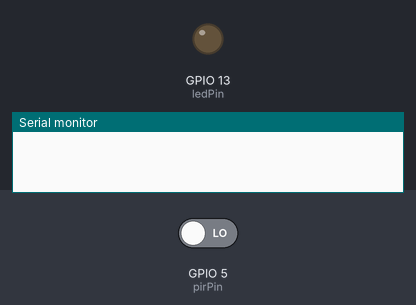
This sketch was run on a simulated ESP8266 (NodeMCU). On the bench: output pins drawn as LEDs (lit = HIGH), the last lines printed to the serial monitor. The inputs (shaded band) are chosen by the test bench; at power-on: GPIO 5 (pirPin) LOW. WiFi joins after 1.5 s; servers stay silent unless stated.

Above: at 3.0 s.
3.1 s: GPIO 5 (pirPin) driven HIGH
At 11.0 s:
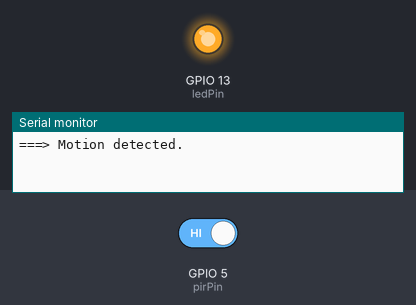
11.3 s: GPIO 5 (pirPin) driven LOW
At 18.3 s:
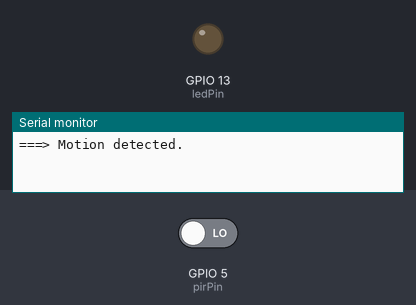
Timing chart, 0 to 19.8 s (numbered marks = the images above; inputs shaded):
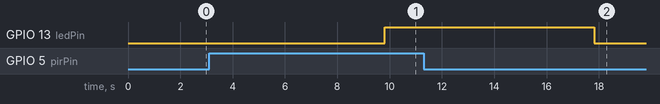

Measured:
- after the input at 3.1 s, GPIO 13 (ledPin): LOW → HIGH after 6.7 s
- after the input at 11.3 s, GPIO 13 (ledPin): HIGH → LOW after 6.5 s

The sketch:

sketch_jan27a.ino
```cpp
// (licence header left out)
#include <ESP8266WiFi.h>

#define BLYNK_PRINT Serial  // Comment this out to disable prints and save space.
#include <BlynkSimpleEsp8266.h>
char auth[] = "lLKAvWoR_bV8PvkIF0MMEGLRT_C8IuLd";

/* WiFi credentials */
char ssid[] = "wolfpackhustle";
char pass[] = "Pilakada02";

/* HC-SR501 Motion Detector */
#define ledPin 13 // GPIO D7
#define pirPin 5 // GPIO D1 input for HC-SR501
int pirValue; // Place to store read PIR value

void setup() {
  // put your setup code here, to run once:
  Serial.begin(115200);
  delay(10);
  Blynk.begin(auth, ssid, pass);
  pinMode(ledPin, OUTPUT);
  pinMode(pirPin, INPUT);
  digitalWrite(ledPin, LOW);
}

void loop() {
  // put your main code here, to run repeatedly:
  getPirValue();
  Blynk.run();
}

/*********************************************************
 * Get PIR data
 ********************************************************/
 void getPirValue(void)
 {
  pirValue = digitalRead(pirPin);
  if (pirValue)
  {
    Serial.println("===> Motion detected.");
    Blynk.notify("===> Motion detected in master bedroom study desk.");
  }

  digitalWrite(ledPin, pirValue);
  delay(8000);

 }
```
